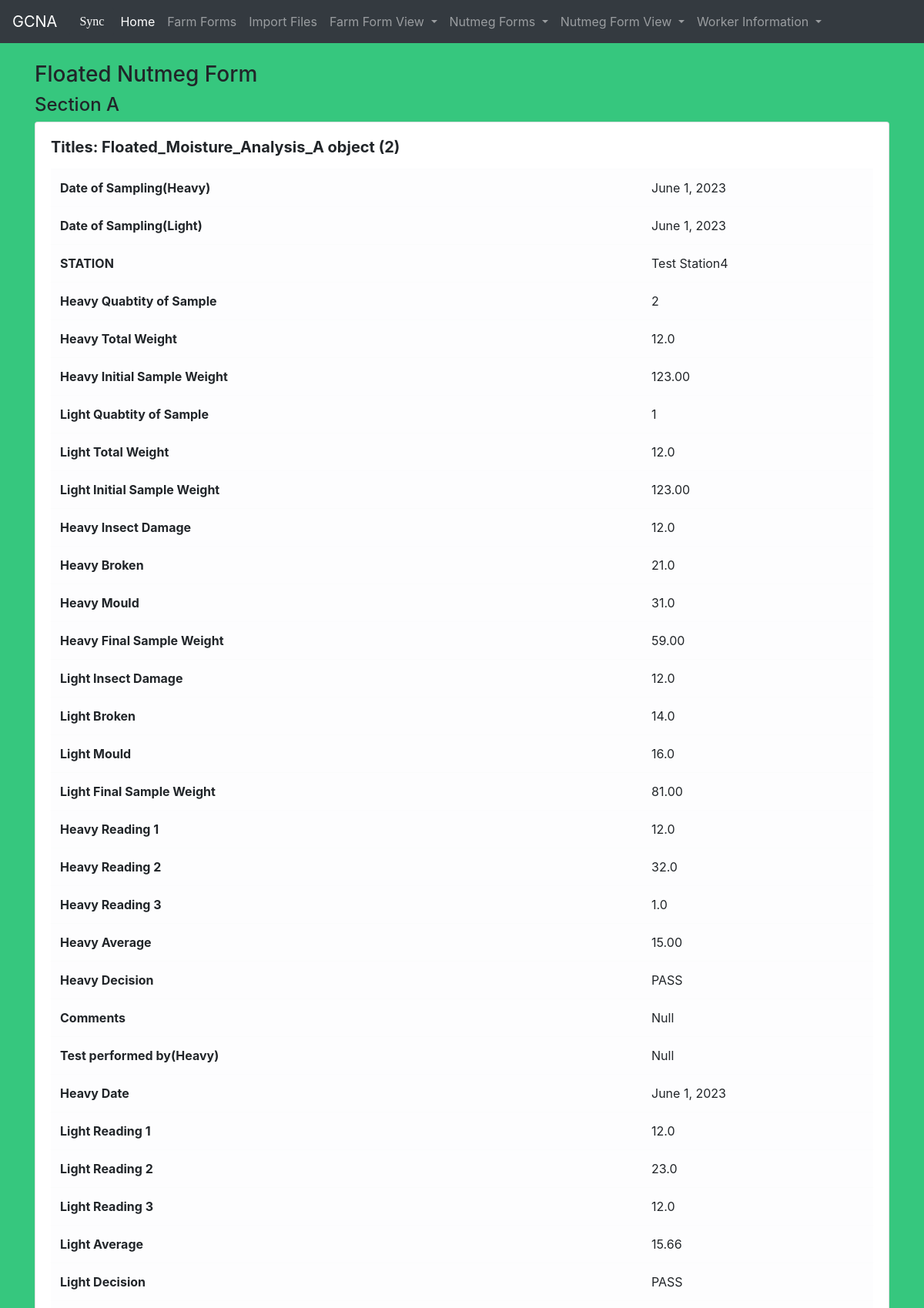
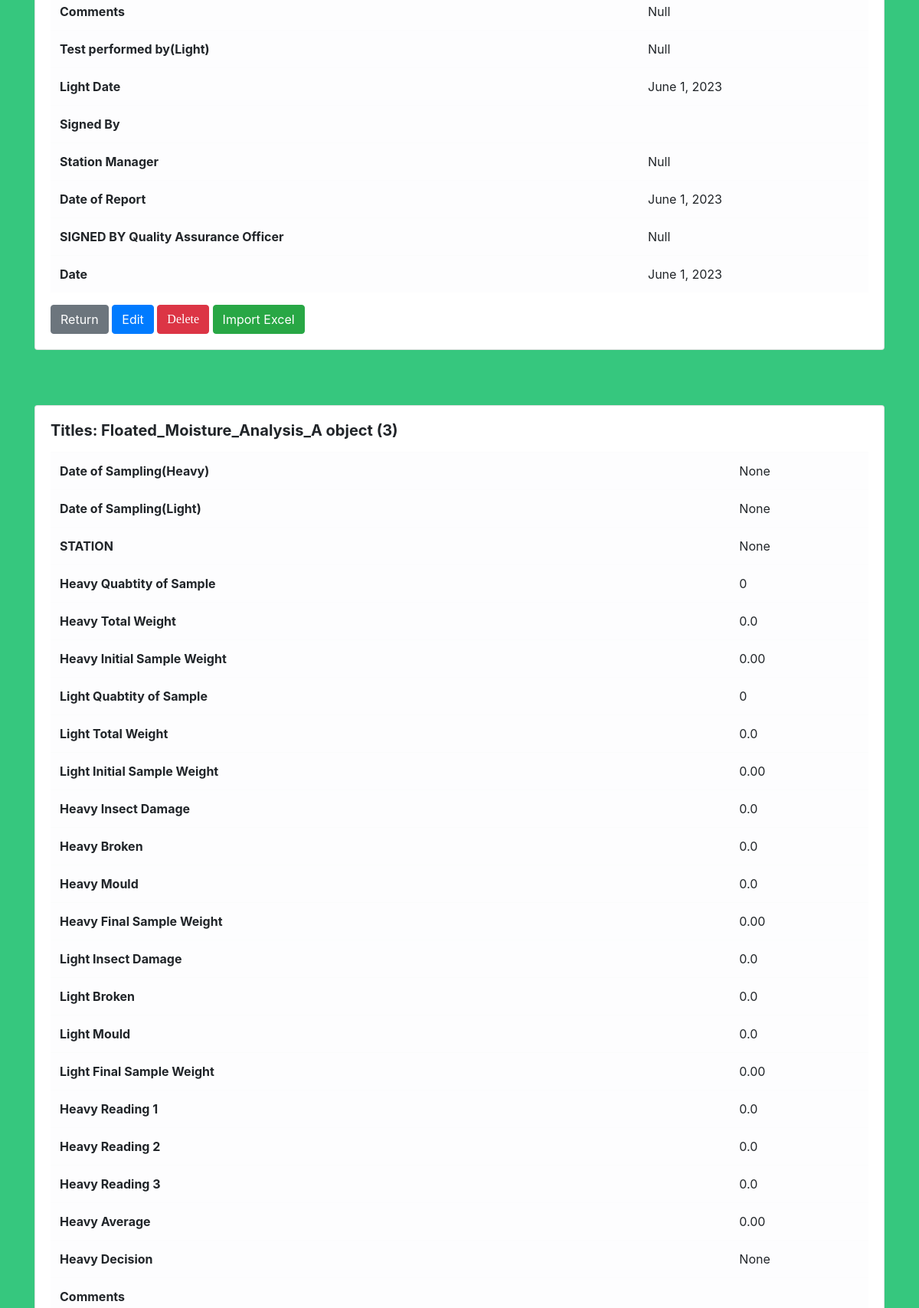
Screenshot of /viewFA/ (upper part) with the database file from the repository (2 pictures, top to bottom).
### gcna_data/models.py (models this page shows)
class Floated_Moisture_Analysis_A(models.Model):
    DECISION_MADE = [
        ('', 'What was the decision made?'),
        ('PASS', 'Pass'),
        ('FAIL', 'Fail'),
    ]
    Worker_ID_No = models.CharField(max_length=50, unique=True, null=True)
    Nutmeg_ID_No = models.CharField(max_length=50, unique=True, null=True)
    DATE_OF_SAMPLING_H = models.DateField('Date of Heavy Sampling',null=True)
    DATE_OF_SAMPLING_L = models.DateField('Date of Light Sampling',null=True)
    STATION = models.CharField(max_length=50, null=True)
    BATCH_CODE = models.IntegerField(default= 0)
    Quantity_of_Sample_H = models.IntegerField(default= 0)
    Total_Weight_H = models.FloatField(default= 0)
    Initial_Sample_Weight_H = models.DecimalField(default= 0,decimal_places=2,max_digits= 30)
    Quantity_of_Sample_L = models.IntegerField(default= 0)
    Total_Weight_L = models.FloatField(default= 0)
    Initial_Sample_Weight_L = models.DecimalField(default= 0,decimal_places=2,max_digits= 30)
    Insect_Damaged_H = models.FloatField(default= 0)
    Broken_H = models.FloatField(default= 0)
    Mould_H = models.FloatField(default= 0)
    Final_Sample_Weight_H= models.DecimalField(default= 0,decimal_places=2,max_digits= 30)
    Insect_Damaged_L = models.FloatField(default= 0)
    Broken_L = models.FloatField(default= 0)
    Mould_L = models.FloatField(default= 0)
    Final_Sample_Weight_L = models.DecimalField(default= 0,decimal_places=2,max_digits= 30)
    READING_1_H = models.FloatField(default= 0)
    READING_2_H = models.FloatField(default= 0)
    READING_3_H = models.FloatField(default= 0)
    AVERAGE_H = models.DecimalField(default= 0,decimal_places=2,max_digits= 200)
    DECISION_H  = models.CharField(max_length=50,choices=DECISION_MADE, null=True)
    Comments_H = models.TextField(blank=True)
    TEST_PERFORMED_BY_H = models.CharField(max_length=50, null=True)
    DATE_H = models.DateField('Current Date',null=True)
    READING_1_L = models.FloatField(default= 0)
    READING_2_L = models.FloatField(default= 0)
    READING_3_L = models.FloatField(default= 0)
    AVERAGE_L = models.DecimalField(default= 0,decimal_places=2,max_digits= 200)
    DECISION_L = models.CharField(max_length=50, choices=DECISION_MADE, null=True)
    Comments_L = models.TextField(blank=True)
    TEST_PERFORMED_BY_L = models.CharField(max_length=50, null=True)
    DATE_L = models.DateField('Current Date',null=True)
    Approved_BY = models.CharField(max_length=50, null=True)
    Station_Manager = models.CharField(max_length=50, null=True)
    DATE_OF_REPORT = models.DateField('Date of Report',null=True)
    SIGNED_BY_Quality_Assurance_Officer= models.CharField(max_length=50, null=True)
    DATE = models.DateField('Current Date',null=True)

### gcna_data/views.py (the view)
# urls.py: path("viewFA/", views.floated_A_Form, name="view_floatedA"),
def floated_A_Form(request):
	float_A_list = Floated_Moisture_Analysis_A.objects.all()
	return render(request,'gcna/view_floatedA.html',{'float_A_list': float_A_list})

### gcna_data/templates/gcna/view_floatedA.html (shortened to what this page needs)
    {% extends 'gcna/base.html' %}
{% block content%}
    <h3>Floated Nutmeg Form</h3>
    <h4>Section A</h4>
{% for float in float_A_list %}
<div class="card">
  <div class="card-body">
    <h5 class="card-title"><strong>Titles: {{ float }}</strong>
  </h5>
    <p class="card-text">
        <table id="vertical-1" class="table table-hover table-light">
         <tr>
            <th>Date of Sampling(Heavy)</th>
            <td>{{ float.DATE_OF_SAMPLING_H }}</td>
        </tr>
        <tr>
            <th>Date of Sampling(Light)</th>
            <td>{{ float.DATE_OF_SAMPLING_L }}</td>
        </tr>
        <tr>
            <th>STATION</th>
            <td>{{ float.STATION }}</td>
        </tr>
        <tr>
            <th>Heavy Quabtity of Sample</th>
            <td>{{ float.Quantity_of_Sample_H }}</td>
        </tr>
        <tr>
            <th>Heavy Total Weight</th>
            <td>{{ float.Total_Weight_H }}</td>
        </tr>
        <tr>
            <th>Heavy Initial Sample Weight</th>
            <td>{{ float.Initial_Sample_Weight_H }}</td>
        </tr>
        <tr>
            <th>Light Quabtity of Sample</th>
            <td>{{ float.Quantity_of_Sample_L }}</td>
        </tr>
        <tr>
            <th>Light Total Weight</th>
            <td>{{ float.Total_Weight_L }}</td>
        </tr>
        <tr>
            <th>Light Initial Sample Weight</th>
            <td>{{ float.Initial_Sample_Weight_L }}</td>
        </tr>
        <tr>
            <th>Heavy Insect Damage</th>
            <td>{{ float.Insect_Damaged_H }}</td>
        </tr>
        <tr>
            <th>Heavy Broken</th>
            <td>{{ float.Broken_H }}</td>
        </tr>
        <tr>
            <th>Heavy Mould</th>
            <td>{{ float.Mould_H }}</td>
        </tr>
        <tr>
            <th>Heavy Final Sample Weight</th>
            <td>{{ float.Final_Sample_Weight_H }}</td>
        </tr>
        <tr>
            <th>Light Insect Damage</th>
            <td>{{ float.Insect_Damaged_L }}</td>
        </tr>
        <tr>
            <th>Light Broken</th>
            <td>{{ float.Broken_L }}</td>
        </tr>
        <tr>
            <th>Light Mould</th>
            <td>{{ float.Mould_L }}</td>
        </tr>
        <tr>
            <th>Light Final Sample Weight</th>
            <td>{{ float.Final_Sample_Weight_L }}</td>
        </tr>
        <tr>
            <th>Heavy Reading 1</th>
            <td>{{ float.READING_1_H }}</td>
        </tr>
        <tr>
            <th>Heavy Reading 2</th>
            <td>{{ float.READING_2_H }}</td>
        </tr>
        <tr>
            <th>Heavy Reading 3</th>
            <td>{{ float.READING_3_H }}</td>
        </tr>
        <tr>
            <th>Heavy Average</th>
            <td>{{ float.AVERAGE_H }}</td>
        </tr>
        <tr>
            <th>Heavy Decision</th>
            <td>{{ float.DECISION_H }}</td>
        </tr>
                <tr>
            <th>Comments</th>
            <td>{{ float.Comments_H }}</td>
        </tr>
        <tr>
            <th>Test performed by(Heavy)</th>
            <td>{{ float.TEST_PERFORMED_BY_H }}</td>
        </tr>
        <tr>
            <th>Heavy Date</th>
            <td>{{ float.DATE_H }}</td>
        </tr>
        <tr>
            <th>Light Reading 1</th>
            <td>{{ float.READING_1_L }}</td>
        </tr>
        <tr>
            <th>Light Reading 2</th>
            <td>{{ float.READING_2_L }}</td>
        </tr>
        <tr>
            <th>Light Reading 3</th>
            <td>{{ float.READING_3_L }}</td>
        </tr>
        <tr>
            <th>Light Average</th>
            <td>{{ float.AVERAGE_L }}</td>
        </tr>
        <tr>
            <th>Light Decision</th>
            <td>{{ float.DECISION_L }}</td>
        </tr>
        <tr>
            <th>Comments</th>
            <td>{{ float.Comments_L }}</td>
        </tr>
        <tr>
            <th>Test performed by(Light)</th>
            <td>{{ float.TEST_PERFORMED_BY_L }}</td>
        </tr>
        <tr>
            <th>Light Date</th>
            <td>{{ float.DATE_L }}</td>
        </tr>
        <tr>
            <th>Signed By</th>
            <td>{{ float.SIGNED_BY }}</td>
        </tr>
                <tr>
            <th>Station Manager</th>
            <td>{{ float.Station_Manager }}</td>
        </tr>
   <tr>
            <th>Date of Report</th>
            <td>{{ float.DATE_OF_REPORT }}</td>
        </tr>
                <tr>
            <th>SIGNED BY Quality Assurance Officer</th>
            <td>{{ float.SIGNED_BY_Quality_Assurance_Officer }}</td>
        </tr>
                <tr>
            <th>Date</th>
            <td>{{ float.DATE }}</td>
        </tr>
    </table>
                </p>
            <a href="{% url 'adhome' %}" class="btn btn-secondary">Return</a>
                 <a href="{% url 'edit_floated_A' float.pk %}" class="btn btn-primary">Edit</a>
     <form action="{% url 'delete_floated_A' float.pk %}" method="POST" style="display: inline-block;">
        <button type="submit" class="btn btn-danger">Delete</button>
    </form>
    <a href="{% url 'import_data3' %}" class="btn btn-success">Import Excel</a>
 </div>        </div>
<br>
<br>
<br>
{% endfor %}
{% endblock %}

### gcna_data/templates/gcna/base.html (shortened to what this page needs)
{% load static %}
{% load pwa %}
<!doctype html>
<html lang="en">
    <link rel="stylesheet" href="https://cdn.jsdelivr.net/npm/bootstrap@4.3.1/dist/css/bootstrap.min.css">
     <link rel="stylesheet" href="style.css">
  </head>
  <body style="background-color: rgba(4, 185, 94, 0.8);">
{% include 'gcna/nav.html' %}
<br>
<div class="container">
	{% block content%}
	{% endblock %}
  </div>
  </body>
</html>

### gcna_data/templates/gcna/nav.html (shortened to what this page needs)
<nav class="navbar navbar-expand-lg navbar-dark bg-dark">
  <a class="navbar-brand" href="{% url 'home' %}">GCNA</a>
  <button class="btn btn-dark" id="activateButton">Sync</button></a>
  <div class="collapse navbar-collapse" id="navbarSupportedContent">
    <ul class="navbar-nav mr-auto">
      <li class="nav-item active">
        <a class="nav-link" href="{% url 'adhome' %}">Home <span class="sr-only">(current)</span></a>
      </li>
      <li class="nav-item">
        <a class="nav-link" href="{% url '0gcna00_1' %}">Farm Forms</a>
      </li>
            <li class="nav-item">
        <a class="nav-link" href="{% url 'import_data' %}">Import Files</a>
      </li>
           <li class="nav-item dropdown">
        <a class="nav-link dropdown-toggle" href="#" id="navbarDropdown" role="button" data-toggle="dropdown" aria-haspopup="true" aria-expanded="false">
         Farm Form View
        </a>
      </li>
      <li class="nav-item dropdown">
        <a class="nav-link dropdown-toggle" href="#" id="navbarDropdown" role="button" data-toggle="dropdown" aria-haspopup="true" aria-expanded="false">
          Nutmeg Forms
        </a>
           <li class="nav-item dropdown">
        <a class="nav-link dropdown-toggle" href="#" id="navbarDropdown" role="button" data-toggle="dropdown" aria-haspopup="true" aria-expanded="false">
         Nutmeg Form View
        </a>
      </li>
           <li class="nav-item dropdown">
        <a class="nav-link dropdown-toggle" href="#" id="navbarDropdown" role="button" data-toggle="dropdown" aria-haspopup="true" aria-expanded="false">
         Worker Information
        </a>
      </li>
    </ul>
  </div>
</nav>

### GCNA/style.css (style rules this page uses)
* { box-sizing: border-box; }
body { background-color: rgba(4, 185, 94, 0.8); }
button { background-color: #00944a; color: #ffffff; border: none; padding: 10px 20px; font-size: 17px; font-family: Raleway; cursor: pointer; }

### rows the page displays
Floated_Moisture_Analysis_A: id "Floated_Moisture_Analysis_A object (2)", DATE_OF_SAMPLING_H "June 1, 2023", DATE_OF_SAMPLING_L "June 1, 2023", STATION "Test Station4", Quantity_of_Sample_H "2", Total_Weight_H "12.0", Initial_Sample_Weight_H "123.00", Quantity_of_Sample_L "1", Total_Weight_L "12.0", Initial_Sample_Weight_L "123.00", Insect_Damaged_H "12.0", Broken_H "21.0", Mould_H "31.0", Final_Sample_Weight_H "59.00", Insect_Damaged_L "12.0", Broken_L "14.0", Mould_L "16.0", Final_Sample_Weight_L "81.00", READING_1_H "12.0", READING_2_H "32.0", READING_3_H "1.0", AVERAGE_H "15.00", DECISION_H "PASS", Comments_H "Null", TEST_PERFORMED_BY_H "Null", DATE_H "June 1, 2023", READING_1_L "12.0", READING_2_L "23.0", READING_3_L "12.0", AVERAGE_L "15.66", DECISION_L "PASS", Comments_L "Null", TEST_PERFORMED_BY_L "Null", DATE_L "June 1, 2023", Station_Manager "Null", DATE_OF_REPORT "June 1, 2023", SIGNED_BY_Quality_Assurance_Officer "Null", DATE "June 1, 2023"
Floated_Moisture_Analysis_A: id "Floated_Moisture_Analysis_A object (3)", DATE_OF_SAMPLING_H "None", DATE_OF_SAMPLING_L "None", STATION "None", Quantity_of_Sample_H "0", Total_Weight_H "0.0", Initial_Sample_Weight_H "0.00", Quantity_of_Sample_L "0", Total_Weight_L "0.0", Initial_Sample_Weight_L "0.00", Insect_Damaged_H "0.0", Broken_H "0.0", Mould_H "0.0", Final_Sample_Weight_H "0.00", Insect_Damaged_L "0.0", Broken_L "0.0", Mould_L "0.0", Final_Sample_Weight_L "0.00", READING_1_H "0.0", READING_2_H "0.0", READING_3_H "0.0", AVERAGE_H "0.00", DECISION_H "None"
